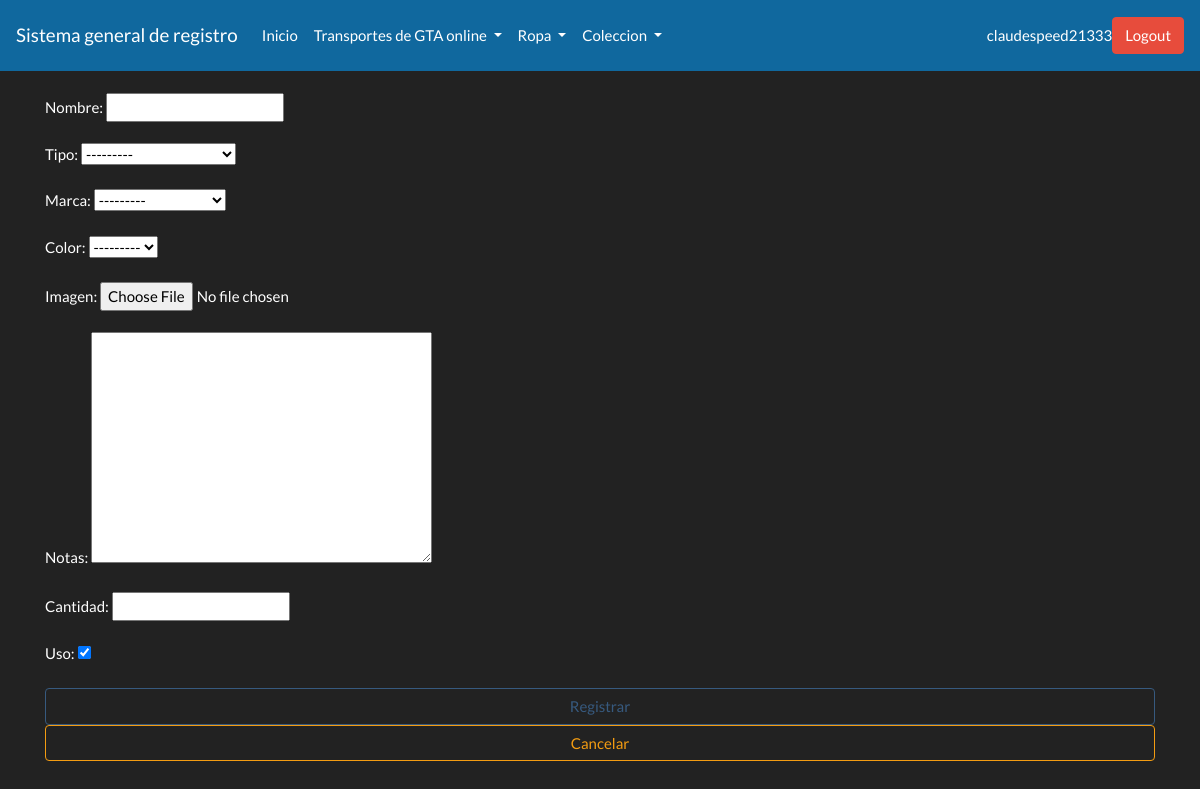
/closet/createprenda/ (signed in), run on the app's committed database.
### prendas/models.py (models this page shows)
class tipoprenda(models.Model):
    tipo = models.CharField(max_length=50)
    usuario = models.ForeignKey(settings.AUTH_USER_MODEL, on_delete=models.CASCADE)
    def __str__(self):
        return self.tipo

class tipomarca (models.Model):
    marca = models.CharField(max_length=50)
    usuario = models.ForeignKey(settings.AUTH_USER_MODEL, on_delete=models.CASCADE)
    def __str__(self):
        return self.marca

class tipocolor (models.Model):
    color = models.CharField(max_length=50)
    ejemplo = ColorField(_('color'), default='#FFFF00')
    usuario = models.ForeignKey(settings.AUTH_USER_MODEL, on_delete=models.CASCADE)
    def __str__(self):
        return self.color

### prendas/views.py (the view, shortened to what this page needs)
# urls.py: path('createprenda/',views.prendaCreate.as_view(),name="prendacreate"),
@method_decorator(login_required , name = "dispatch")
class prendaCreate(generic.CreateView):
	template_name = "prendas/create.html"
	model = prenda
	form_class = prendaform
	success_url = reverse_lazy("prendalist")
	def get_form_kwargs(self):
		kwargs = super().get_form_kwargs()
		kwargs.update({'request': self.request})
		return kwargs

### prendas/forms.py
class prendaform (forms.ModelForm):
    def __init__(self, request, *args, **kwargs):
        super(prendaform, self).__init__(*args, **kwargs)
        self.fields['tipo'].queryset =  tipoprenda.objects.filter(usuario=request.user)
        self.fields['marca'].queryset =  tipomarca.objects.filter(usuario=request.user)
        self.fields['color'].queryset =  tipocolor.objects.filter(usuario=request.user)
    class Meta:
        imagen = CameraImageField(aspect_ratio=Fraction(16, 9))
        model = prenda
        fields = [
            "nombre","tipo","marca","color","imagen","notas","cantidad","uso"
        ]
        widget ={
            "imagen" : CameraImageField(aspect_ratio=Fraction(16, 9))
        }

### templates/prendas/create.html (shortened to what this page needs)
{% extends "base.html" %}
{% block content %}
<div>
<form id="prenda_form" class="form" method="POST" enctype="multipart/form-data">
    {{form.as_p}}
    <button type="submit" class="btn btn-outline-primary form-control">Registrar</button>
    <button type="reset" class="btn btn-outline-warning form-control">Cancelar</button>
    </form>
</div>
    {%endblock%}

### templates/navbar.html (shortened to what this page needs)
<div>
    <nav class="navbar  navbar-expand-lg navbar-light" style="background-color: #10689e;">
      <a class="navbar-brand" href="#">Sistema general de registro</a>
      <div class="collapse navbar-collapse" id="navbarSupportedContent">
        <ul class="navbar-nav mr-auto">
          <li class="nav-item">
            <a class="nav-link" href="{% url 'login' %}">Inicio</span></a>
          </li>
          {% if request.user.is_authenticated %}
          <li class="nav-item dropdown">
            <a class="nav-link dropdown-toggle" href="#" id="navbarDropdown" role="button" data-toggle="dropdown" aria-haspopup="true" aria-expanded="false">
              Transportes de GTA online
            </a>
          </li>
          <li class="nav-item dropdown">
            <a class="nav-link dropdown-toggle" href="#" id="navbarDropdown" role="button" data-toggle="dropdown" aria-haspopup="true" aria-expanded="false">
              Ropa
            </a>
          </li>
          <li class="nav-item dropdown">
            <a class="nav-link dropdown-toggle" href="#" id="navbarDropdown" role="button" data-toggle="dropdown" aria-haspopup="true" aria-expanded="false">
              Coleccion
            </a>
          </li>
          {%endif%}
        </ul>
        {% if request.user.is_authenticated %}
        <letra1>{{request.user}}</letra1>
        <a  class="btn btn-danger" href="{% url 'logout' %}" role="button">Logout </a>
        {%else%}
        <a class="btn btn-primary" href="{% url 'signup'%}" role="button">SignUp</a>
        <a class="btn btn-secondary" href="{% url 'login'%}" role="button">Login</a>
        {%endif%}
      </div>
    </nav>
    </div>

### data on the page
tipoprenda: tipo "---------"
tipomarca: marca "---------"
tipocolor: color "---------"

### other printed values
{{ request.user }} "claudespeed21333"
